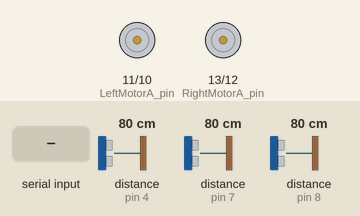
Simulated run of this sketch. Board: Arduino Uno, built with avr-gcc and run on an emulated ATmega328P. On the bench: motor-driver pin pairs drawn as motors (green arrow = first pin HIGH = forward, orange = second pin HIGH = backward, longer = more drive, scaled by the enable pin). Wiring (inferred from the names in the program): 3 × ultrasonic range finder: trigger pin 4, echo pin 4 / trigger pin 7, echo pin 7 / trigger pin 8, echo pin 8. Inputs (shaded band) come from the test bench; at power-on: distance to the obstacle (sensors on pin 4, pin 7, pin 8) 80 cm.

Above: at 1.2 s.
1.3 s: "f\n" received over Serial
At 2.2 s:
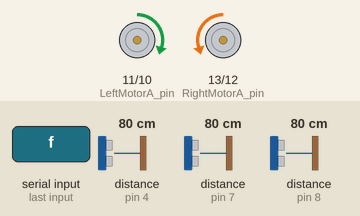
2.8 s: byte 108 ('l') received over Serial
At 3.4 s:
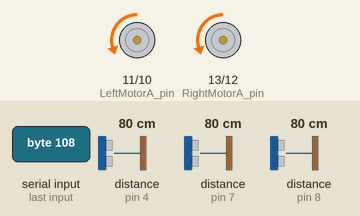
4.3 s: byte 114 ('r') received over Serial
At 5.5 s:
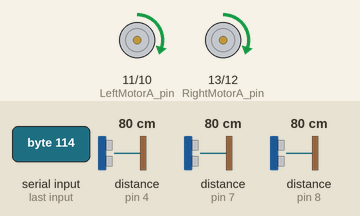
5.8 s: byte 98 ('b') received over Serial
At 6.8 s:
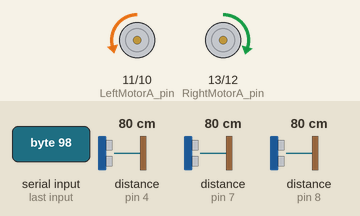
7.3 s: "l\n" received over Serial
At 7.9 s:
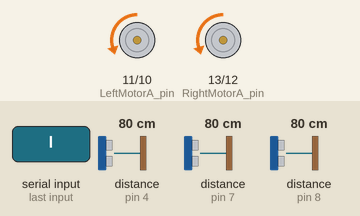
8.8 s: "r\n" received over Serial
At 10.2 s:
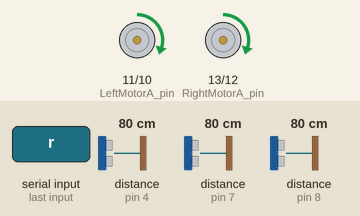
Timing chart, 0 to 11.3 s (numbered marks = the images above; inputs shaded):
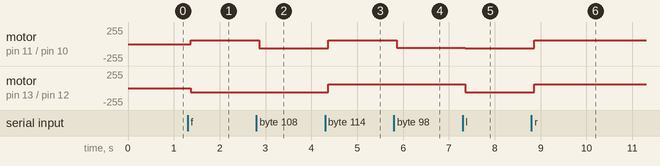

The sketch:

ardControlerV2.ino
```cpp
// Authors - Nikhil Uplekar, Nathan Koenigsmark, Huy Do
// ENEE408I Fall 2019 Group 2

// Code for slave ardino, takes serial inputs, runs RTOS to multitask

// Order API (no whitespace please. Just the newlines)
//  forward -> f
//  left -> l
//  right -> r
//  backwards -> b
//  halt -> h
//  autoOn -> o
//  autoOff -> z
//  personFollow -> p
//  aprilFollow -> a

#include <Arduino_FreeRTOS.h>
#include "MotorControl.h"
#include "Ultrasound.h"

//constants
byte PWM = 60;
const int STOP_DISTANCE_CENTER = 15; // cm
const int STOP_DISTANCE_SIDE   = 10; // cm

// enum for Direction
enum Directions {forward, backward, left, right, halt};
  // 0 - forward, 1 - backwards, 2 - left, 3 - right, 4 - halt

// enum for type of following/avoidance
enum Following {person, april};
  // 0 - person, 1 - april


//globals for motor control
boolean avoidObstaclesEnabled = false; // Default to false
boolean freeRoam = false; // Not supported
Directions currDir = halt;
Directions prevDir = halt;
Following followType = person; // Default to person since it's less obstructive

//globals for crash avoidance
boolean dangerCenter = false;
boolean dangerLeft   = false;
boolean dangerRight  = false;
boolean dangerDetected = false;
long leftDistance = 0, centerDistance = 0, rightDistance = 0;
boolean lastCommandFromSerial = false;

//prototypes for RTOS tasks
void updateOrders  (void *pvParameters);
void updatePingData(void *pvParameters);
void driveACR      (void *pvParameters);

// Ping sensor pins
const int center_ping_pin = 4;
const int left_ping_pin   = 7;
const int right_ping_pin  = 8;

// Motor pins
const int LeftMotorA_pin    = 11;
const int RightMotorA_pin   = 13;
const int LeftMotorB_pin    = 10;
const int RightMotorB_pin   = 12;
const int LeftMotorPWM_pin  = 6;
const int RightMotorPWM_pin = 5;

// OOP Initializations
MotorControl leftMotor  (LeftMotorA_pin,  LeftMotorB_pin,  LeftMotorPWM_pin);
MotorControl rightMotor (RightMotorA_pin, RightMotorB_pin, RightMotorPWM_pin);
Ultrasound leftUltrasound   (left_ping_pin);
Ultrasound centerUltrasound (center_ping_pin);
Ultrasound rightUltrasound  (right_ping_pin);

void setup() {
  Serial.begin(9600); // Set baud-rate
  xTaskCreate(driveACR,       (const portCHAR *) "Driving",         128, NULL, 1, NULL); // Priority 1
  xTaskCreate(updateOrders,   (const portCHAR *) "Updating Orders", 128, NULL, 2, NULL); // Priority 2
  xTaskCreate(updatePingData, (const portCHAR *) "Updating Pings",  128, NULL, 3, NULL); // Priority 3
  go_stop(); // Guarantee that both motors are not moving at start
  set_speed(PWM, PWM); // Kind-of useless since we set it on every movement command (see below)
}

// This is supposed to be empty (lets RTOS run uninterupted)
void loop() {
}

void set_speed(const int left_speed, const int right_speed) {
  leftMotor.setPWM(left_speed);
  rightMotor.setPWM(right_speed);
}

void go_stop() {
  leftMotor.halt();
  rightMotor.halt();
}

void go_forward() {
  set_speed(PWM, PWM);
  leftMotor.forward();
  rightMotor.backward();
}

void go_backward() {
  set_speed(PWM-3, PWM);  // Compensate for difference that occurs when backing up
  leftMotor.backward();
  rightMotor.forward();
}

void go_left() {
  set_speed(PWM, PWM);
  leftMotor.backward();
  rightMotor.backward();
}

void go_right() {
  set_speed(PWM, PWM);
  leftMotor.forward();
  rightMotor.forward();
}

void respondToCurrDir() {
  // TODO - if lastCommand was not from serial then don't check the currDir != prevDir

  // Only need to act on the currDir value if it's different from the prevDir
  if (currDir != prevDir) {
    if (currDir == forward)
      go_forward();
    else if (currDir == left)
      go_left();
    else if (currDir == right)
      go_right();
    else if (currDir == backward)
      go_backward();
    else if (currDir == halt)
      go_stop();
    else
      Serial.println("Error in respondToCurrDir() - currDir not found");
  }
}

//check the orders string for new commands
void updateOrders(void *pvParameters){
  while(1) {
    if(Serial.available() > 0) {
      char incomingCharacter = Serial.read();
      switch(incomingCharacter) {
        case '\n': // Disregard newlines
          break;
        case 'f':
          prevDir = currDir;
          currDir = forward;
          lastCommandFromSerial = true;
          break;
        case 'l':
          prevDir = currDir;
          currDir = left;
          lastCommandFromSerial = true;
          break;
        case 'r':
          prevDir = currDir;
          currDir = right;
          lastCommandFromSerial = true;
          break;
        case 'b':
          prevDir = currDir;
          currDir = backward;
          lastCommandFromSerial = true;
          break;
        case 'h':
          prevDir = currDir;
          currDir = halt;
          lastCommandFromSerial = true;
          break;
        case 'o':
          avoidObstaclesEnabled = true;
          break;
        case 'z':
          avoidObstaclesEnabled = false;
          break;
        case 'p':
          followType = person;
          break;
        case 'a':
          followType = april;
          break;
        default:
          Serial.println("ERROR: Bad Message from Serial - character was not expected");
          break;
      }
    }
    vTaskDelay(50/ portTICK_PERIOD_MS);
  }
}

//check sensors for new obstacles
void updatePingData(void *pvParameters) {
  while(1) {
    // Get distances
    leftDistance   = leftUltrasound.getDistance();
    centerDistance = centerUltrasound.getDistance();
    rightDistance  = rightUltrasound.getDistance();

    // Update danger booleans
    dangerLeft   = leftDistance   <= STOP_DISTANCE_SIDE;
    dangerCenter = centerDistance <= STOP_DISTANCE_CENTER;
    dangerRight  = rightDistance  <= STOP_DISTANCE_SIDE;
    dangerDetected = dangerCenter || dangerRight || dangerLeft;

    vTaskDelay(150 / portTICK_PERIOD_MS);
  }
}

//drives the robot accoring to the last received order
void driveACR(void *pvParameters) {
  while(1) {

    // Print logs below... uncomment what's needed
    // ---------------------------------------------
    //Serial.print("L: "); Serial.print(leftDistance);Serial.print("      C: "); Serial.print(centerDistance);Serial.print("      R: "); Serial.println(rightDistance);
    //Serial.print("Current Direction : "); Serial.println(currDir);
    //Serial.print("Avoid enabled : "); Serial.println(avoidObstaclesEnabled);

    // Planning breakdown
    // ---------------------------------------------
    // We should have a 'FREE ROAM' boolean that, if enabled, does what the below currently does (moves all around stuff)
    // If we aren't free roaming - then we can assume that we're following something - in that case we can have 2 choices (based on avoidObstaclesEnabled)
    // If not avoiding.. then do not allow forward movement and only allow left turns and right turns
    // If avoiding is on, then we should come up with a way to get around obstacles ... hard to do
    // why? Because our vision code is continually sending stuff in response to our movments -
    // we'll have to shut it up for a while and get around an obstacles and then re-enable it... hard to do

    if (!avoidObstaclesEnabled) { // avoidObstaclesEnabled is False, so just listen to commands from serial and act accordingly
      respondToCurrDir();
    }
    else { // avoidObstaclesEnabled is True

      // Two variations of obstacle avoidance...
      //  1) Person following - just halt on obstacles
      //  2) April Tag following - actual obstacle avoidance

      // We should activley avoid obstacles (as long as we are not currently halted)...
      if (dangerDetected) { // If danger detected
        // SAVE FOR LATER: (dangerDetected && (currDir != halt)// If danger detected AND we're not currently in halt mode...

        if (followType == person) {
          // Person following responds to serial commands, but ignores them and halts when we're in danger.
          // EXCEPT left, right, and halt commands (which we should let through)...

          if (currDir == left || currDir == right || currDir == halt) {
            // Current direction is left/right/halt, so lets let the robot move that way
            respondToCurrDir();
          }
          else {
            lastCommandFromSerial = false;
            go_stop();
          }
        }
        else if (followType == april) {
          // April following needs to do full avoidance
          // When avoiding something, we need to remove control from the serial commands and then restore them
          // TODO - for now lets just respond to current serial commands
          respondToCurrDir();

          // Check where the danger is...
          /*
          if (centerDistance <= STOP_DISTANCE_CENTER) { // Danger at center...
            // Check whether we should go left or right
            if (leftDistance <= rightDistance) { // Right has more room than left, so go right.
                lastCommandFromSerial = false;
                go_right();
            }
            else { // Left has more room than right, so go left.
                lastCommandFromSerial = false;
                go_left();
            }
          }
          else if (leftDistance <= STOP_DISTANCE_SIDE) { // Issue @ left, so go right
              lastCommandFromSerial = false;
              go_right();
          }
          else if (rightDistance <= STOP_DISTANCE_SIDE) { // Issue @ right, so go left
              lastCommandFromSerial = false;
              go_left();
          }
          else { // No issue - this shouldn't be possible
              Serial.println("error: this shouldn't be possible");
          }*/
        }
        else { // Neither followType matched... not possible
          Serial.println("ERROR: followType had no match");
        }
      }
      else { // Else no danger detected...
        // In this scenario, we should just respond to the command we've been given by calling respondToCurrDir().
        // BUT, if we are in the process of avoiding an obstacle, then we need to have the forward-motion
        // to get out of the area first. If that last command was not from serial
        respondToCurrDir();
      }
    }

    vTaskDelay(50 / portTICK_PERIOD_MS);
  }
}


// The code below is old code used to have the robot free roam around the room while avoiding anything
// that falls into its path

//        // Check where the danger is...
//
//        if (centerDistance <= STOP_DISTANCE_CENTER) { // If Danger at center...
//          // Check whether we should go left or right
//          if (leftDistance <= rightDistance) { // Right has more room than left, so go right.
//              lastCommandFromSerial = false;
//              prevDir = currDir;
//              currDir = right;
//              respondToCurrDir();
//          }
//          else { // Left has more room than right, so go left.
//              lastCommandFromSerial = false;
//              prevDir = currDir;
//              currDir = left;
//              respondToCurrDir();
//          }
//        }
//        else if (leftDistance <= STOP_DISTANCE_SIDE) { // Issue @ left, so go right
//            lastCommandFromSerial = false;
//            prevDir = currDir;
//            currDir = right;
//            respondToCurrDir();
//        }
//        else if (rightDistance <= STOP_DISTANCE_SIDE) { // Issue @ right, so go left
//            lastCommandFromSerial = false;
//            prevDir = currDir;
//            currDir = left;
//            respondToCurrDir();
//        }
//        else { // No issue - this shouldn't be possible
//            Serial.println("error: this shouldn't be possible");
//        }
```

Measured:
- after the input at 1.3 s, motor on pin 11 (LeftMotorA_pin) / pin 10 (LeftMotorB_pin): stopped → forward 60/255 after 0.06 s; motor on pin 13 (RightMotorA_pin) / pin 12 (RightMotorB_pin): stopped → backward 60/255 after 0.06 s
- after the input at 2.8 s, motor on pin 11 (LeftMotorA_pin) / pin 10 (LeftMotorB_pin): forward 60/255 → backward 60/255 after 0.06 s
- after the input at 4.3 s, motor on pin 11 (LeftMotorA_pin) / pin 10 (LeftMotorB_pin), motor on pin 13 (RightMotorA_pin) / pin 12 (RightMotorB_pin): backward 60/255 → forward 60/255 after 0.06 s
- after the input at 5.8 s, motor on pin 11 (LeftMotorA_pin) / pin 10 (LeftMotorB_pin): forward 60/255 → backward 57/255 after 0.06 s
- after the input at 7.3 s, motor on pin 11 (LeftMotorA_pin) / pin 10 (LeftMotorB_pin): backward 57/255 → backward 60/255 after 0.06 s; motor on pin 13 (RightMotorA_pin) / pin 12 (RightMotorB_pin): forward 60/255 → backward 60/255 after 0.06 s
- after the input at 8.8 s, motor on pin 11 (LeftMotorA_pin) / pin 10 (LeftMotorB_pin), motor on pin 13 (RightMotorA_pin) / pin 12 (RightMotorB_pin): backward 60/255 → forward 60/255 after 0.06 s
